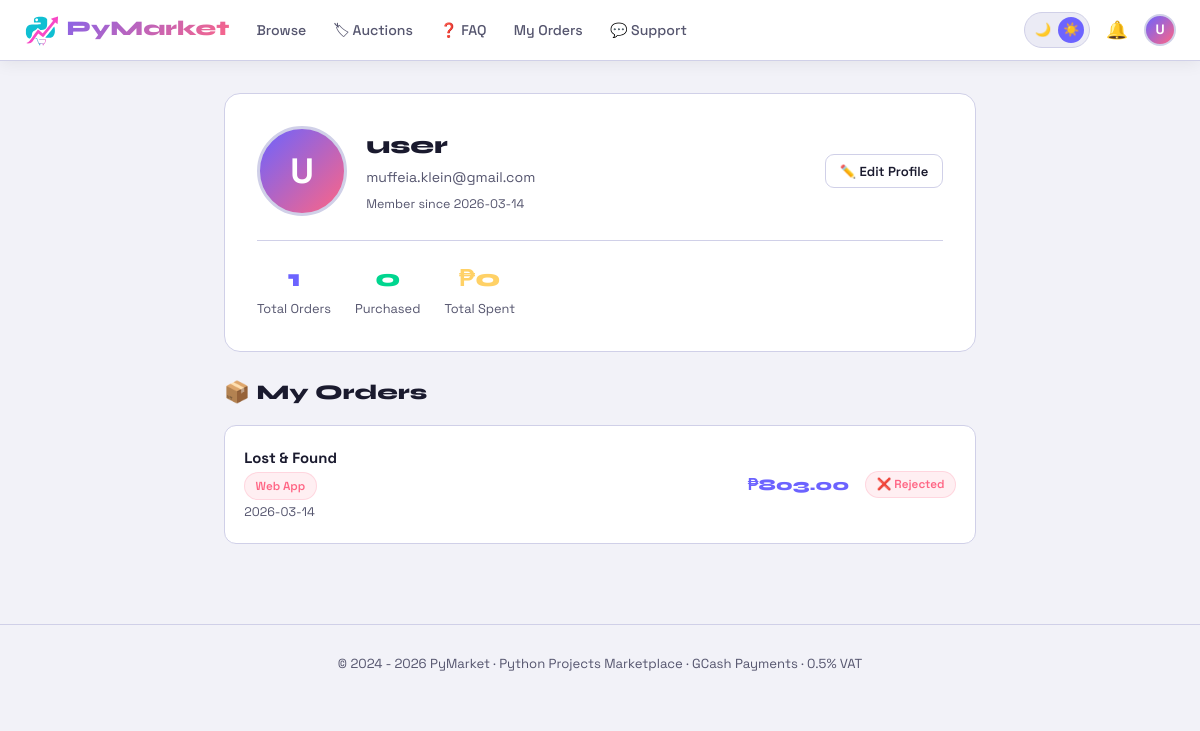
Page /profile (signed in) on the committed database.
### tables this page shows
CREATE TABLE users (
                id INTEGER PRIMARY KEY AUTOINCREMENT,
                username TEXT UNIQUE NOT NULL,
                email TEXT UNIQUE NOT NULL,
                password TEXT NOT NULL,
                bio TEXT DEFAULT '',
                avatar TEXT DEFAULT '',
                is_admin INTEGER DEFAULT 0,
                created_at TEXT DEFAULT CURRENT_TIMESTAMP
            );

CREATE TABLE orders (
                id INTEGER PRIMARY KEY AUTOINCREMENT,
                order_ref TEXT UNIQUE NOT NULL,
                user_id INTEGER NOT NULL,
                project_id INTEGER NOT NULL,
                amount REAL NOT NULL,
                status TEXT DEFAULT "pending",
                gcash_ref TEXT,
                payment_screenshot TEXT,
                created_at TEXT DEFAULT CURRENT_TIMESTAMP,
                approved_at TEXT,
                FOREIGN KEY(user_id) REFERENCES users(id),
                FOREIGN KEY(project_id) REFERENCES projects(id)
            );

CREATE TABLE projects (
                id INTEGER PRIMARY KEY AUTOINCREMENT,
                title TEXT NOT NULL,
                description TEXT NOT NULL,
                price REAL NOT NULL,
                tech_stack TEXT,
                category TEXT,
                file_path TEXT,
                is_active INTEGER DEFAULT 1,
                created_at TEXT DEFAULT CURRENT_TIMESTAMP
            , original_price REAL, discount_percent REAL DEFAULT 0, view_count INTEGER DEFAULT 0);

### app.py (the view)
@app.route('/profile')
@login_required
def profile():
    db = get_db()
    user = db.execute("SELECT * FROM users WHERE id=?", (session['user_id'],)).fetchone()
    orders = db.execute("""
        SELECT o.*, p.title, p.category FROM orders o
        JOIN projects p ON o.project_id=p.id
        WHERE o.user_id=? ORDER BY o.created_at DESC
    """, (session['user_id'],)).fetchall()
    total_spent = sum(o['amount'] for o in orders if o['status']=='approved')
    return render_template('profile.html', user=user, orders=orders, total_spent=total_spent)

### app.py (called while the page is built)
def get_db():
    conn = sqlite3.connect(DB_PATH)
    conn.row_factory = sqlite3.Row
    return conn

def login_required(f):
    @wraps(f)
    def decorated(*args, **kwargs):
        if 'user_id' not in session:
            flash('login_required')
            return redirect(url_for('login', next=request.url))
        return f(*args, **kwargs)
    return decorated

### templates/profile.html (shortened to what this page needs)
{% extends 'base.html' %}
{% block content %}
<div class="container" style="max-width:800px">
  <div style="background:var(--surface);border:1px solid var(--border);border-radius:16px;padding:2rem;margin-bottom:1.5rem">
    <div style="display:flex;align-items:center;gap:1.2rem;flex-wrap:wrap">
      <div class="profile-avatar">
        {% if user['avatar'] %}<img src="{{ url_for('serve_avatar',filename=user['avatar']) }}" alt="avatar">
        {% else %}{{ user['username'][0].upper() }}{% endif %}
      </div>
      <div style="flex:1;min-width:0">
        <div style="font-family:var(--display);font-size:1.5rem;font-weight:800">{{ user['username'] }}</div>
        <div style="color:var(--muted);font-size:.88rem">{{ user['email'] }}</div>
        <div style="color:var(--muted);font-size:.78rem;margin-top:.4rem">Member since {{ user['created_at'][:10] }}</div>
      </div>
      <a href="{{ url_for('profile_edit') }}" class="btn btn-outline btn-sm">✏️ Edit Profile</a>
    </div>
    <div style="display:flex;gap:1.5rem;margin-top:1.5rem;padding-top:1.2rem;border-top:1px solid var(--border);flex-wrap:wrap">
      <div style="text-align:center">
        <div style="font-family:var(--display);font-size:1.5rem;font-weight:800;color:var(--accent)">{{ orders|length }}</div>
        <div style="color:var(--muted);font-size:.8rem">Total Orders</div>
      </div>
      <div style="text-align:center">
        <div style="font-family:var(--display);font-size:1.5rem;font-weight:800;color:var(--green)">{{ orders|selectattr('status','equalto','approved')|list|length }}</div>
        <div style="color:var(--muted);font-size:.8rem">Purchased</div>
      </div>
      <div style="text-align:center">
        <div style="font-family:var(--display);font-size:1.5rem;font-weight:800;color:var(--yellow)">₱{{ "%.0f"|format(total_spent) }}</div>
        <div style="color:var(--muted);font-size:.8rem">Total Spent</div>
      </div>
    </div>
  </div>
  <h2 class="page-title" style="font-size:1.3rem;margin-bottom:1rem">📦 My Orders</h2>
  {% if orders %}
  <div style="display:flex;flex-direction:column;gap:.8rem">
    {% for o in orders %}
    <div style="background:var(--surface);border:1px solid var(--border);border-radius:12px;padding:1.2rem;display:flex;align-items:center;gap:1rem;flex-wrap:wrap">
      <div style="flex:1;min-width:140px">
        <div style="font-weight:700;font-size:.93rem">{{ o['title'] }}</div>
        {% if o['category'] %}<span class="badge badge-cat" style="margin-top:.2rem">{{ o['category'] }}</span>{% endif %}
        <div style="color:var(--muted);font-size:.78rem;margin-top:.2rem">{{ o['created_at'][:10] }}</div>
      </div>
      <div style="font-family:var(--display);font-weight:800;color:var(--accent)">₱{{ "%.2f"|format(o['amount']) }}</div>
      {% if o['status']=='approved' %}<span class="badge badge-green">✅ Approved</span>
      {% elif o['status']=='pending' %}<span class="badge badge-yellow">⏳ Pending</span>
      {% else %}<span class="badge badge-red">❌ Rejected</span>{% endif %}
    </div>
    {% endfor %}
  </div>
  {% else %}
  <div class="empty" style="padding:2rem"><div class="empty-icon">📦</div><a href="{{ url_for('index') }}" style="color:var(--accent)">Browse projects</a></div>
  {% endif %}
</div>
{% endblock %}

### templates/base.html (style rules this page uses)
[data-theme="light"] { --bg:#f2f2f8;--surface:#ffffff;--surface2:#ebebf5;--border:#d0d0e8;--text:#1a1a2e;--muted:#55556e;--shadow:rgba(0,0,0,.07);--card-shadow:rgba(108,99,255,.1) }
:root { --accent:#6c63ff;--accent2:#ff6584;--green:#00d68f;--yellow:#ffd166;--font:'Space Grotesk',sans-serif;--mono:'JetBrains Mono',monospace;--display:'Syne',sans-serif }
* { margin:0;padding:0;box-sizing:border-box }
html { scroll-behavior:smooth }
body { background:var(--bg);color:var(--text);font-family:var(--font);min-height:100vh;line-height:1.6;transition:background .25s,color .25s }
a { color:inherit;text-decoration:none }
.container { max-width:1280px;margin:0 auto;padding:2rem 1.5rem }
.page-title { font-family:var(--display);font-size:1.9rem;font-weight:800;margin-bottom:.4rem }
.badge { font-size:.73rem;font-weight:600;padding:.22rem .65rem;border-radius:99px;display:inline-block }
.badge-cat { background:rgba(255,101,132,.1);color:var(--accent2);border:1px solid rgba(255,101,132,.18) }
.badge-red { background:rgba(255,101,132,.1);color:var(--accent2);border:1px solid rgba(255,101,132,.18) }
.btn { display:inline-flex;align-items:center;justify-content:center;gap:.45rem;padding:.7rem 1.5rem;border-radius:9px;font-family:var(--font);font-size:.92rem;font-weight:600;cursor:pointer;border:none;transition:.2s;text-align:center }
.btn-outline { background:transparent;border:1px solid var(--border);color:var(--text) }
.btn-sm { padding:.35rem .85rem;font-size:.82rem }
.profile-avatar { width:90px;height:90px;border-radius:50%;background:linear-gradient(135deg,var(--accent),var(--accent2));display:flex;align-items:center;justify-content:center;font-size:2.2rem;font-weight:800;color:#fff;overflow:hidden;border:3px solid var(--border);flex-shrink:0 }

### rows in the picture
users: username "U", username "user", email "muffeia.klein@gmail.com", created_at "2026-03-14"
orders: title "Lost & Found", category "Web App", created_at "2026-03-14", amount "803.00", status "❌ Rejected"

### other values in the picture
{{ session.username[0].upper() }} "U"
{{ orders|length }} "1"
{{ orders|selectattr('status','equalto','approved')|list|length }} "0"
{{ "%.0f"|format(total_spent) }} "0"
